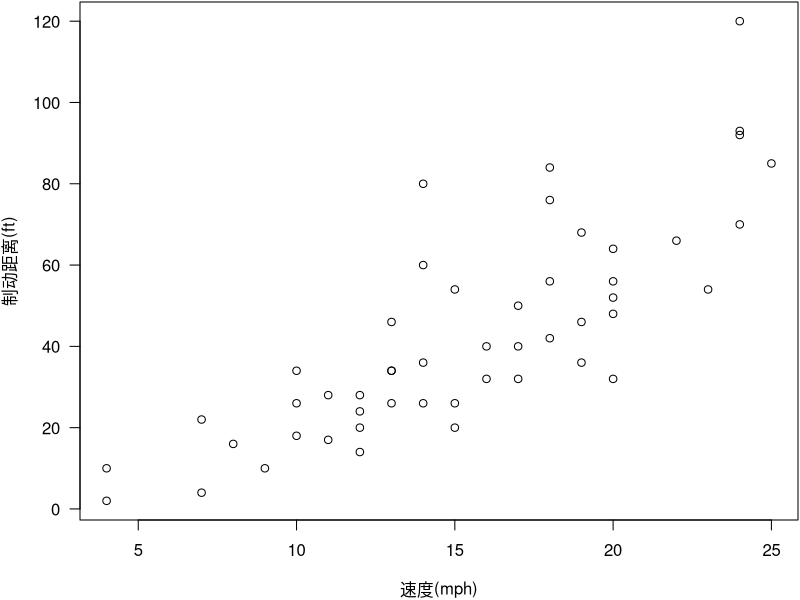

Source code (R):
## ---- chunk 1
#| label: fig-cars
#| fig-cap: "汽车的速度与制动距离散点图"
#| fig-width: 6
#| fig-height: 5
#| echo: false
par(mar = c(4, 4, .1, .1), las = 1)
plot(cars, xlab = "速度(mph)", ylab = "制动距离(ft)")
## ---- chunk 2
#| label: tbl-iris
#| tbl-cap: "鸢尾花花萼、花瓣长度和宽度特征"
#| echo: false
knitr::kable(head(iris, 5))
## ---- chunk 3
options(digits = 4)
fit = lm(dist ~ speed, data = cars)
b = coef(fit)
